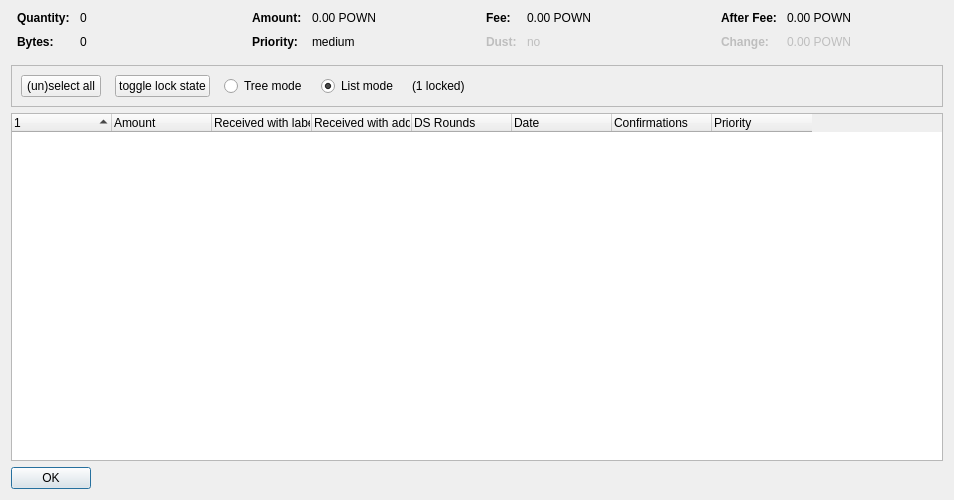
<?xml version="1.0" encoding="UTF-8"?>
<ui version="4.0">
 <class>CoinControlDialog</class>
 <widget class="QDialog" name="CoinControlDialog">
  <property name="geometry">
   <rect>
    <x>0</x>
    <y>0</y>
    <width>954</width>
    <height>500</height>
   </rect>
  </property>
  <property name="windowTitle">
   <string>Coin Selection</string>
  </property>
  <layout class="QVBoxLayout" name="verticalLayout">
   <item>
    <layout class="QHBoxLayout" name="horizontalLayoutTop" stretch="0,0,0,0">
     <property name="topMargin">
      <number>0</number>
     </property>
     <property name="bottomMargin">
      <number>10</number>
     </property>
     <item>
      <layout class="QFormLayout" name="formLayoutCoinControl1">
       <property name="horizontalSpacing">
        <number>10</number>
       </property>
       <property name="verticalSpacing">
        <number>10</number>
       </property>
       <property name="leftMargin">
        <number>6</number>
       </property>
       <property name="rightMargin">
        <number>6</number>
       </property>
       <item row="0" column="0">
        <widget class="QLabel" name="labelCoinControlQuantityText">
         <property name="font">
          <font>
           <weight>75</weight>
           <bold>true</bold>
          </font>
         </property>
         <property name="text">
          <string>Quantity:</string>
         </property>
        </widget>
       </item>
       <item row="0" column="1">
        <widget class="QLabel" name="labelCoinControlQuantity">
         <property name="cursor">
          <cursorShape>IBeamCursor</cursorShape>
         </property>
         <property name="contextMenuPolicy">
          <enum>Qt::ActionsContextMenu</enum>
         </property>
         <property name="text">
          <string notr="true">0</string>
         </property>
         <property name="textInteractionFlags">
          <set>Qt::LinksAccessibleByMouse|Qt::TextSelectableByKeyboard|Qt::TextSelectableByMouse</set>
         </property>
        </widget>
       </item>
       <item row="1" column="0">
        <widget class="QLabel" name="labelCoinControlBytesText">
         <property name="font">
          <font>
           <weight>75</weight>
           <bold>true</bold>
          </font>
         </property>
         <property name="text">
          <string>Bytes:</string>
         </property>
        </widget>
       </item>
       <item row="1" column="1">
        <widget class="QLabel" name="labelCoinControlBytes">
         <property name="cursor">
          <cursorShape>IBeamCursor</cursorShape>
         </property>
         <property name="contextMenuPolicy">
          <enum>Qt::ActionsContextMenu</enum>
         </property>
         <property name="text">
          <string notr="true">0</string>
         </property>
         <property name="textInteractionFlags">
          <set>Qt::LinksAccessibleByMouse|Qt::TextSelectableByKeyboard|Qt::TextSelectableByMouse</set>
         </property>
        </widget>
       </item>
      </layout>
     </item>
     <item>
      <layout class="QFormLayout" name="formLayoutCoinControl2">
       <property name="horizontalSpacing">
        <number>10</number>
       </property>
       <property name="verticalSpacing">
        <number>10</number>
       </property>
       <property name="leftMargin">
        <number>6</number>
       </property>
       <property name="rightMargin">
        <number>6</number>
       </property>
       <item row="0" column="0">
        <widget class="QLabel" name="labelCoinControlAmountText">
         <property name="font">
          <font>
           <weight>75</weight>
           <bold>true</bold>
          </font>
         </property>
         <property name="text">
          <string>Amount:</string>
         </property>
        </widget>
       </item>
       <item row="0" column="1">
        <widget class="QLabel" name="labelCoinControlAmount">
         <property name="cursor">
          <cursorShape>IBeamCursor</cursorShape>
         </property>
         <property name="contextMenuPolicy">
          <enum>Qt::ActionsContextMenu</enum>
         </property>
         <property name="text">
          <string notr="true">0.00 POWN</string>
         </property>
         <property name="textInteractionFlags">
          <set>Qt::LinksAccessibleByMouse|Qt::TextSelectableByKeyboard|Qt::TextSelectableByMouse</set>
         </property>
        </widget>
       </item>
       <item row="1" column="0">
        <widget class="QLabel" name="labelCoinControlPriorityText">
         <property name="font">
          <font>
           <weight>75</weight>
           <bold>true</bold>
          </font>
         </property>
         <property name="text">
          <string>Priority:</string>
         </property>
        </widget>
       </item>
       <item row="1" column="1">
        <widget class="QLabel" name="labelCoinControlPriority">
         <property name="cursor">
          <cursorShape>IBeamCursor</cursorShape>
         </property>
         <property name="contextMenuPolicy">
          <enum>Qt::ActionsContextMenu</enum>
         </property>
         <property name="text">
          <string>medium</string>
         </property>
         <property name="textInteractionFlags">
          <set>Qt::LinksAccessibleByMouse|Qt::TextSelectableByKeyboard|Qt::TextSelectableByMouse</set>
         </property>
        </widget>
       </item>
      </layout>
     </item>
     <item>
      <layout class="QFormLayout" name="formLayoutCoinControl3">
       <property name="horizontalSpacing">
        <number>10</number>
       </property>
       <property name="verticalSpacing">
        <number>10</number>
       </property>
       <property name="leftMargin">
        <number>6</number>
       </property>
       <property name="rightMargin">
        <number>6</number>
       </property>
       <item row="0" column="0">
        <widget class="QLabel" name="labelCoinControlFeeText">
         <property name="font">
          <font>
           <weight>75</weight>
           <bold>true</bold>
          </font>
         </property>
         <property name="text">
          <string>Fee:</string>
         </property>
        </widget>
       </item>
       <item row="0" column="1">
        <widget class="QLabel" name="labelCoinControlFee">
         <property name="cursor">
          <cursorShape>IBeamCursor</cursorShape>
         </property>
         <property name="contextMenuPolicy">
          <enum>Qt::ActionsContextMenu</enum>
         </property>
         <property name="text">
          <string notr="true">0.00 POWN</string>
         </property>
         <property name="textInteractionFlags">
          <set>Qt::LinksAccessibleByMouse|Qt::TextSelectableByKeyboard|Qt::TextSelectableByMouse</set>
         </property>
        </widget>
       </item>
       <item row="1" column="0">
        <widget class="QLabel" name="labelCoinControlLowOutputText">
         <property name="enabled">
          <bool>false</bool>
         </property>
         <property name="font">
          <font>
           <weight>75</weight>
           <bold>true</bold>
          </font>
         </property>
         <property name="text">
          <string>Dust:</string>
         </property>
        </widget>
       </item>
       <item row="1" column="1">
        <widget class="QLabel" name="labelCoinControlLowOutput">
         <property name="enabled">
          <bool>false</bool>
         </property>
         <property name="cursor">
          <cursorShape>IBeamCursor</cursorShape>
         </property>
         <property name="contextMenuPolicy">
          <enum>Qt::ActionsContextMenu</enum>
         </property>
         <property name="text">
          <string>no</string>
         </property>
         <property name="textInteractionFlags">
          <set>Qt::LinksAccessibleByMouse|Qt::TextSelectableByKeyboard|Qt::TextSelectableByMouse</set>
         </property>
        </widget>
       </item>
      </layout>
     </item>
     <item>
      <layout class="QFormLayout" name="formLayoutCoinControl4">
       <property name="horizontalSpacing">
        <number>10</number>
       </property>
       <property name="verticalSpacing">
        <number>10</number>
       </property>
       <property name="leftMargin">
        <number>6</number>
       </property>
       <property name="rightMargin">
        <number>6</number>
       </property>
       <item row="0" column="0">
        <widget class="QLabel" name="labelCoinControlAfterFeeText">
         <property name="font">
          <font>
           <weight>75</weight>
           <bold>true</bold>
          </font>
         </property>
         <property name="text">
          <string>After Fee:</string>
         </property>
        </widget>
       </item>
       <item row="0" column="1">
        <widget class="QLabel" name="labelCoinControlAfterFee">
         <property name="cursor">
          <cursorShape>IBeamCursor</cursorShape>
         </property>
         <property name="contextMenuPolicy">
          <enum>Qt::ActionsContextMenu</enum>
         </property>
         <property name="text">
          <string notr="true">0.00 POWN</string>
         </property>
         <property name="textInteractionFlags">
          <set>Qt::LinksAccessibleByMouse|Qt::TextSelectableByKeyboard|Qt::TextSelectableByMouse</set>
         </property>
        </widget>
       </item>
       <item row="1" column="0">
        <widget class="QLabel" name="labelCoinControlChangeText">
         <property name="enabled">
          <bool>false</bool>
         </property>
         <property name="font">
          <font>
           <weight>75</weight>
           <bold>true</bold>
          </font>
         </property>
         <property name="text">
          <string>Change:</string>
         </property>
        </widget>
       </item>
       <item row="1" column="1">
        <widget class="QLabel" name="labelCoinControlChange">
         <property name="enabled">
          <bool>false</bool>
         </property>
         <property name="cursor">
          <cursorShape>IBeamCursor</cursorShape>
         </property>
         <property name="contextMenuPolicy">
          <enum>Qt::ActionsContextMenu</enum>
         </property>
         <property name="text">
          <string notr="true">0.00 POWN</string>
         </property>
         <property name="textInteractionFlags">
          <set>Qt::LinksAccessibleByMouse|Qt::TextSelectableByKeyboard|Qt::TextSelectableByMouse</set>
         </property>
        </widget>
       </item>
      </layout>
     </item>
    </layout>
   </item>
   <item>
    <widget class="QFrame" name="frame">
     <property name="minimumSize">
      <size>
       <width>0</width>
       <height>40</height>
      </size>
     </property>
     <property name="frameShape">
      <enum>QFrame::StyledPanel</enum>
     </property>
     <property name="frameShadow">
      <enum>QFrame::Sunken</enum>
     </property>
     <layout class="QHBoxLayout" name="horizontalLayout">
      <item>
       <layout class="QHBoxLayout" name="horizontalLayoutPanel" stretch="0,0,0,0,0,0">
        <property name="spacing">
         <number>14</number>
        </property>
        <item>
         <widget class="QPushButton" name="pushButtonSelectAll">
          <property name="sizePolicy">
           <sizepolicy hsizetype="Maximum" vsizetype="Fixed">
            <horstretch>0</horstretch>
            <verstretch>0</verstretch>
           </sizepolicy>
          </property>
          <property name="text">
           <string>(un)select all</string>
          </property>
          <property name="autoDefault">
           <bool>false</bool>
          </property>
         </widget>
        </item>
        <item>
         <widget class="QPushButton" name="pushButtonToggleLock">
          <property name="sizePolicy">
           <sizepolicy hsizetype="Maximum" vsizetype="Fixed">
            <horstretch>0</horstretch>
            <verstretch>0</verstretch>
           </sizepolicy>
          </property>
          <property name="text">
           <string>toggle lock state</string>
          </property>
          <property name="autoDefault">
           <bool>false</bool>
          </property>
         </widget>
        </item>
        <item>
         <widget class="QRadioButton" name="radioTreeMode">
          <property name="sizePolicy">
           <sizepolicy hsizetype="Maximum" vsizetype="Fixed">
            <horstretch>0</horstretch>
            <verstretch>0</verstretch>
           </sizepolicy>
          </property>
          <property name="text">
           <string>Tree mode</string>
          </property>
         </widget>
        </item>
        <item>
         <widget class="QRadioButton" name="radioListMode">
          <property name="sizePolicy">
           <sizepolicy hsizetype="Maximum" vsizetype="Fixed">
            <horstretch>0</horstretch>
            <verstretch>0</verstretch>
           </sizepolicy>
          </property>
          <property name="text">
           <string>List mode</string>
          </property>
          <property name="checked">
           <bool>true</bool>
          </property>
         </widget>
        </item>
        <item>
         <widget class="QLabel" name="labelLocked">
          <property name="text">
           <string>(1 locked)</string>
          </property>
         </widget>
        </item>
        <item>
         <spacer name="horizontalSpacer">
          <property name="orientation">
           <enum>Qt::Horizontal</enum>
          </property>
          <property name="sizeHint" stdset="0">
           <size>
            <width>40</width>
            <height>20</height>
           </size>
          </property>
         </spacer>
        </item>
       </layout>
      </item>
     </layout>
    </widget>
   </item>
   <item>
    <widget class="CoinControlTreeWidget" name="treeWidget">
     <property name="contextMenuPolicy">
      <enum>Qt::CustomContextMenu</enum>
     </property>
     <property name="sortingEnabled">
      <bool>false</bool>
     </property>
     <property name="columnCount">
      <number>8</number>
     </property>
     <attribute name="headerShowSortIndicator" stdset="0">
      <bool>true</bool>
     </attribute>
     <attribute name="headerStretchLastSection">
      <bool>false</bool>
     </attribute>
     <column>
      <property name="text">
       <string/>
      </property>
     </column>
     <column>
      <property name="text">
       <string>Amount</string>
      </property>
     </column>
     <column>
      <property name="text">
       <string>Received with label</string>
      </property>
     </column>
     <column>
      <property name="text">
       <string>Received with address</string>
      </property>
     </column>
     <column>
      <property name="text">
       <string>DS Rounds</string>
      </property>
     </column>
     <column>
      <property name="text">
       <string>Date</string>
      </property>
     </column>
     <column>
      <property name="text">
       <string>Confirmations</string>
      </property>
      <property name="toolTip">
       <string>Confirmed</string>
      </property>
     </column>
     <column>
      <property name="text">
       <string>Priority</string>
      </property>
     </column>
    </widget>
   </item>
   <item>
    <widget class="QDialogButtonBox" name="buttonBox">
     <property name="sizePolicy">
      <sizepolicy hsizetype="Maximum" vsizetype="Fixed">
       <horstretch>0</horstretch>
       <verstretch>0</verstretch>
      </sizepolicy>
     </property>
     <property name="orientation">
      <enum>Qt::Horizontal</enum>
     </property>
     <property name="standardButtons">
      <set>QDialogButtonBox::Ok</set>
     </property>
    </widget>
   </item>
  </layout>
 </widget>
 <customwidgets>
  <customwidget>
   <class>CoinControlTreeWidget</class>
   <extends>QTreeWidget</extends>
   <header>coincontroltreewidget.h</header>
  </customwidget>
 </customwidgets>
 <resources/>
 <connections/>
</ui>
